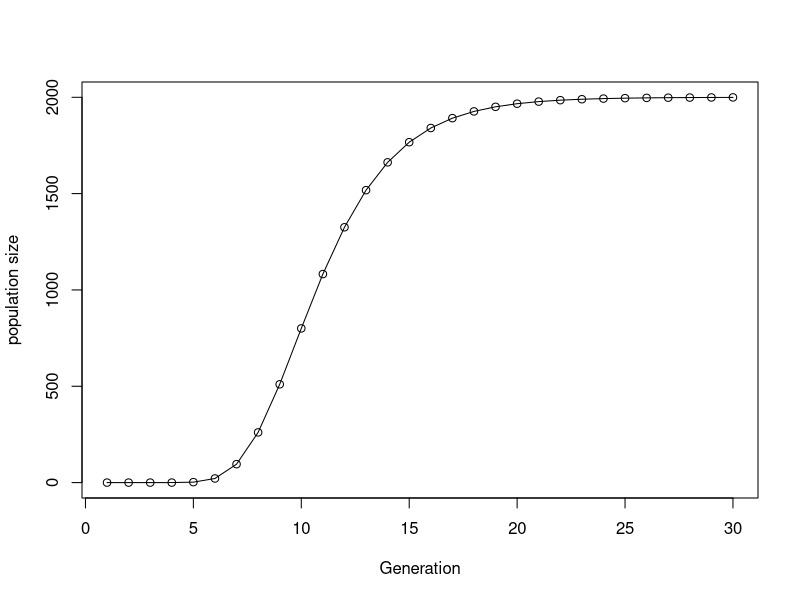

Write the R code that produced this figure.
# 22 Oct 2016. start 9:20 am

#First some notes from lecture:

# Have to change the acutal index to make changes permanent!
unchanged <- changed <- c("a", "c", "e")
for(each in changed){
  each <- toupper(each)
  print(each)
} 
identical(changed, unchanged) #No change has happened
changed

for(i in 1:length(changed)){
  changed[i] <- toupper(changed[i])
}
identical(changed, unchanged) #Success!
changed

#2.6 Exercises
#1. Write a loop that prints out the numbers from 20 to 10
for (i in 20:10){
  print(i)
}

#2. Write a loop that print out only the numbers from 20 to 10 that are even
is_even <- function(x){
  if (x %% 2 == 0){
    return(TRUE)
  }else{
    return(FALSE)
  }
}

for (i in 20:10){
  if (is_even(i)){
  print(i)
}
}

#3. Write a function that calculates whether a number is a prime number (hint: what does 2 %% 3 give you?)
# The hint didn't help. I had to cheat and copy from internet.


is_prime <- function(num) {
  if (num == 2) {
    TRUE
  } else if (any(num %% 2:(num-1) == 0)) {# see example function of a"any"
    FALSE
  } else { 
    TRUE
  }
}

b <- 37
if(is_prime(b)){
  cat(b, "is prime")
} else {
  cat(b, "is not prime")
}



# 4. Write a loop that prints out the numbers from 1 to 20, printing “Good: NUMBER” if the number is
# divisible by five and “Job: NUMBER” if then number is prime, and nothing otherwise.

div_by_five <- function(x) {
  if(x %% 5 == 0) {
    return(TRUE)
  }else{
    return(FALSE)
  }
}
  

for (i in 1:20){
  if(i == 5){
    cat("Damn Good Job", i, "\n")
  }
  else if (div_by_five(i)){
    cat("Good: ",i, "\n")
  }else if(is_prime(i)){
    cat("job: ", i, "\n")
  }
}

# 4. A biologist is modelling population growth using a Gompertz curve, which is defined as y(t) = a.e−b.e−c.t
# where y is population size, t is time, a and b are parameters, and e is the exponential function. Write
# them a function that calculates population size at any time for any values of its parameters.

pop_size_at_t <- function(t, a, b, c){
  y = a*(exp(-b*(exp(-c*t))))
  return(y)
}
print(pop_size_at_t(194,20,33,22))
# Well, I think the above is working, but have some doubts

# 5. The biologist likes your function so much they want you to write another function that plots the progress
# of the population over a given length of time. Write it for them.

pop_size_over_time <- function(final_time,a,b,c){
  for (i in 1:final_time){
    cat(i, ",", pop_size_at_t(i, a, b, c), "\n")
  }
}
#pop_size_over_time(30,2000,3000,2)# still don't like look of output

# 6. The biologist likes your function so much they want you to write another function that plots the progress
# of the population over a given length of time. Write it for them.


get_pop_growth_list <- function(final_time,a,b,c){
  pop_growth_list <- c()#create empty list
  for (i in 1:final_time){
    current_pop_size <- pop_size_at_t(i, a, b, c)
    pop_growth_list <- c(pop_growth_list, current_pop_size)#add to growing list
  }
  return(pop_growth_list)
}
final_time <- 30
a <- 2000
b <- 50
c <- 0.4
d = get_pop_growth_list(final_time,a,b,c)

plot(d,type="o", col = ifelse(d < a,'black',ifelse(b, 'blue', "red")), xlab="Generation", ylab = "population size") # that was easy

#pop_size_over_time(final_time,a,b,c)
# 8. You are beginning to suspect the biologist is taking advantage of you. Modify your function to plot in
# purple any y value that’s above a and b. Hint: try putting 3==3 & 2==2 and 3==4 | 2==2 into an if
# statement and see what you get. Using this construction may make this simpler.

# I am starting to suspect that either my initial function is not working, or I am missing a key element
# taking too much time. I now see that I need to build a separate function to determine col

# 9. Write a function that draws boxes of a specified width and height that look like this (height 3, width 5):
#   *****
#   *   *
#   *****

draw_box <- function(height,width){
  cat(paste(replicate(width, "*"), collapse = "")) #This is the top line
  cat("\n") # new line
  for(i in 3:height){
    cat("*", paste(replicate((width-4), " "), collapse = ""), "*", "\n") # draw the sides for middle rows
  }
  cat(paste(replicate(width, "*"), collapse = ""), "\n") 
}
draw_box(4,14)

#10.
mid <- function(height){
  return (floor((height-2)/2))
}

draw_text_box <- function(height,width, text){
  if(nchar(text) > width-4){
    return("text too long")
  }
  cat(paste(replicate(width, "*"), collapse = "")) #This is the top line
  cat("\n") # new line
  for(i in 1:mid(height)){#draw sides above text
    cat("*", paste(replicate((width-4), " "), collapse = ""), "*", "\n") # draw the sides for middle rows
  }
  cat("*", text, paste(replicate(((width-5)-nchar(text)), " "), collapse = ""), "*","\n")
  for(i in 1:mid(height)){#draw sides below text
    cat("*", paste(replicate((width-4), " "), collapse = ""), "*", "\n") # draw the sides for middle rows
  }
  cat(paste(replicate(width, "*"), collapse = "")) 
}
draw_text_box(9,24, "1234")

# OK - this is getting a bit tedious. I mean, I do see how it is helping with functions and indexing
# I am also noticing that my function is starting to get rather long and I should break it down further

# 12. In ecology, hurdle models are often used to model the abundance of species found on surveys. They
# first model the probability that a species will be present at a site (drawn, for example, from a Bernoulli
# distribution) and then model the abundance for any species that is present 
# (drawn, for example, from the Poisson distribution). Write a function that simulates 
# the abundance of a species at n sites given a probability of presence (p) and that its abundance
# is drawn from a Poisson with a given λ. Hint: there is no Bernoulli distribution in R, but the Bernoulli
# is a special case of what distribution?...


prob_presence <- function(numb_sites, p){
  return((rbinom(1, numb_sites, p))/numb_sites)
}
prob_presence(100, 0.1) #That gives me what I asked for. But not sure it is what I really want!
# OK. Now I am pretty sure I understand binomila distributions. I totally get dbinom
# but total fail to get rbinom. Play more and see if you can return vectors for this
#